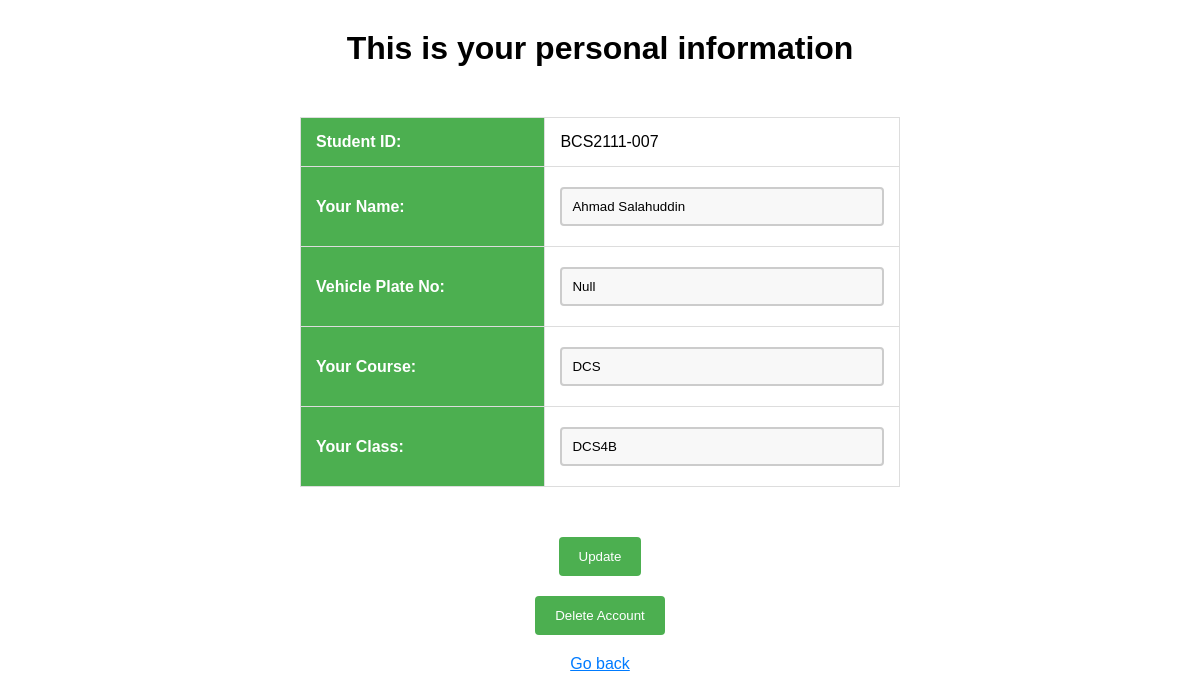
/kpmbParking/main_menu/personal_information (signed in), run on the app's committed database.
### kpmbParking/models.py (models this page shows)
class Student(models.Model):
    studentID = models.CharField(max_length=11, primary_key=True)
    password = models.TextField(default=studentID)
    studentName = models.TextField()
    plateNo = models.CharField(max_length=7, default="Null")
    courseID = models.ForeignKey(Course, on_delete=models.CASCADE)
    classID = models.ForeignKey(Class, on_delete=models.CASCADE)

class Course(models.Model):
    courseID = models.CharField(max_length=4, primary_key=True)
    courseName = models.TextField()
    courseDescription = models.TextField()

class Class(models.Model):
    classID = models.CharField(max_length=5, primary_key=True)

### kpmbParking/views.py (the view)
def personal_information(request):
    currentID = request.session.get("studentID")
    currentuser = Student.objects.get(studentID=currentID)
    message = request.session.get("message")
    if message:
        del request.session["message"]
    dict = {"currentuser": currentuser, "message": message, "message_type": "success"}
    return render(request, "personal_information.html", dict)

### kpmbParking/templates/personal_information.html (shortened to what this page needs)
<!DOCTYPE html>
<html lang="en">
  <head>
  </head>
  <body>
    <h1>This is your personal information</h1>
    <form method="POST" action="{% url 'update_personal_info' %}">
      <table>
        <tr>
          <th>Student ID:</th>
          <td>{{currentuser.studentID}}</td>
        </tr>
        <tr>
          <th>Your Name:</th>
          <td>
            <input
              type="text"
              name="studentName"
              value="{{currentuser.studentName}}"
            />
          </td>
        </tr>
        <tr>
          <th>Vehicle Plate No:</th>
          <td>
            <input type="text" name="plateNo" value="{{currentuser.plateNo}}" />
          </td>
        </tr>
        <tr>
          <th>Your Course:</th>
          <td>
            <input
              type="text"
              name="courseID"
              value="{{currentuser.courseID.courseID}}"
            />
          </td>
        </tr>
        <tr>
          <th>Your Class:</th>
          <td>
            <input
              type="text"
              name="classID"
              value="{{currentuser.classID.classID}}"
            />
          </td>
        </tr>
      </table>
      <input type="submit" value="Update" />
    </form>
    <form method="POST" action="{% url 'delete_account' %}">
      <input type="submit" value="Delete Account" />
      <a href="{% url 'main_menu' %}" class="link_bawah">Go back</a>
    </form>
  </body>
</html>

### kpmbParking/templates/personal_information.html (style rules this page uses)
body { font-family: Arial, sans-serif; margin: 0; padding: 0; }
h1 { text-align: center; margin-top: 30px; }
table { width: 50%; margin: 50px auto; border-collapse: collapse; }
th, td { padding: 15px; text-align: left; border: 1px solid #ddd; }
th { background-color: #4caf50; color: white; }
input[type="text"] { width: 100%; padding: 10px; margin: 5px 0; box-sizing: border-box; border: 2px solid #ccc; border-radius: 4px; background-color: #f8f8f8; }
input[type="submit"] { background-color: #4caf50; color: white; padding: 12px 20px; border: none; border-radius: 4px; cursor: pointer; display: block; margin: auto; margin-top: 20px; }
.link_bawah { display: block; margin: 20px auto; text-align: center; text-decoration: underline; color: #007bff; }

### data on the page
Student: studentID "BCS2111-007", studentName "Ahmad Salahuddin", plateNo "Null", courseID "DCS", classID "DCS4B"
